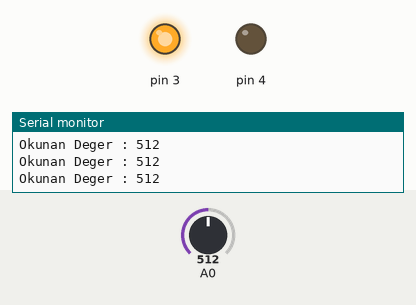
Bench run of a sketch on a simulated Arduino Uno, built with avr-gcc and run on an emulated ATmega328P. On the bench: output pins drawn as LEDs (lit = HIGH), the last lines printed to the serial monitor. The test bench sets the inputs (shaded band); at power-on: A0 = 512.

Above: at 1.2 s.
1.3 s: A0 set to 582
2.8 s: A0 set to 610
At 3.8 s:
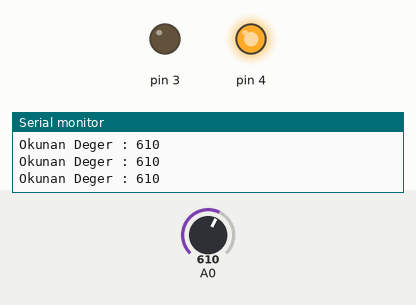
4.4 s: A0 set to 590
At 5.2 s:
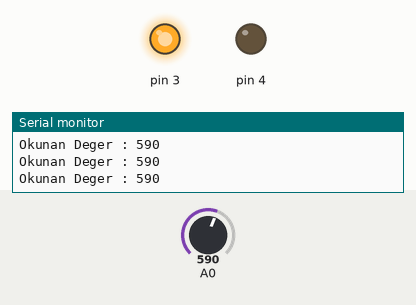
6.0 s: A0 set to 716
At 6.7 s:
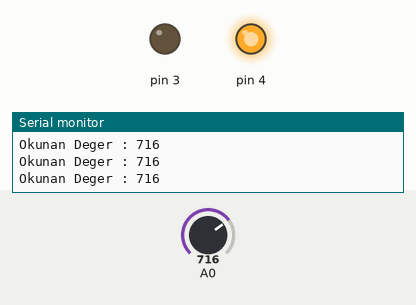
Timing chart, 0 to 8.6 s (numbered marks = the images above; inputs shaded):
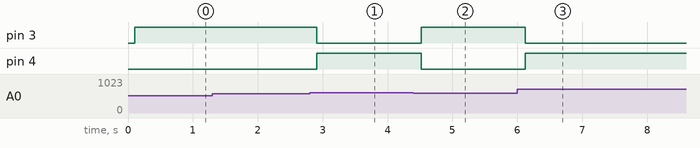

The sketch:

sketch_may17a.ino
```cpp
void setup() {
  // put your setup code here, to run once:
  Serial.begin(9600);
  pinMode(3,OUTPUT);
  pinMode(4, OUTPUT);
}

void loop() {
  // put your main code here, to run repeatedly:
  int deger = analogRead(A0);
  Serial.print("Okunan Deger : ");
  Serial.println(deger);
  delay(100);
  if (deger > 600)
  {
    digitalWrite(3, LOW);
    digitalWrite(4, HIGH);
    }
    else
    {
      digitalWrite(3, HIGH);
      digitalWrite(4, LOW );
      }
}
```

Measured:
- the behaviour switches between 600 and 601 on A0 (found by bisection; images 0 and 1)
- after the input at 2.8 s, pin 3: HIGH → LOW after 0.11 s; pin 4: LOW → HIGH after 0.11 s
- after the input at 4.4 s, pin 3: LOW → HIGH after 0.12 s; pin 4: HIGH → LOW after 0.12 s
- after the input at 6.0 s, pin 3: HIGH → LOW after 0.13 s; pin 4: LOW → HIGH after 0.13 s
